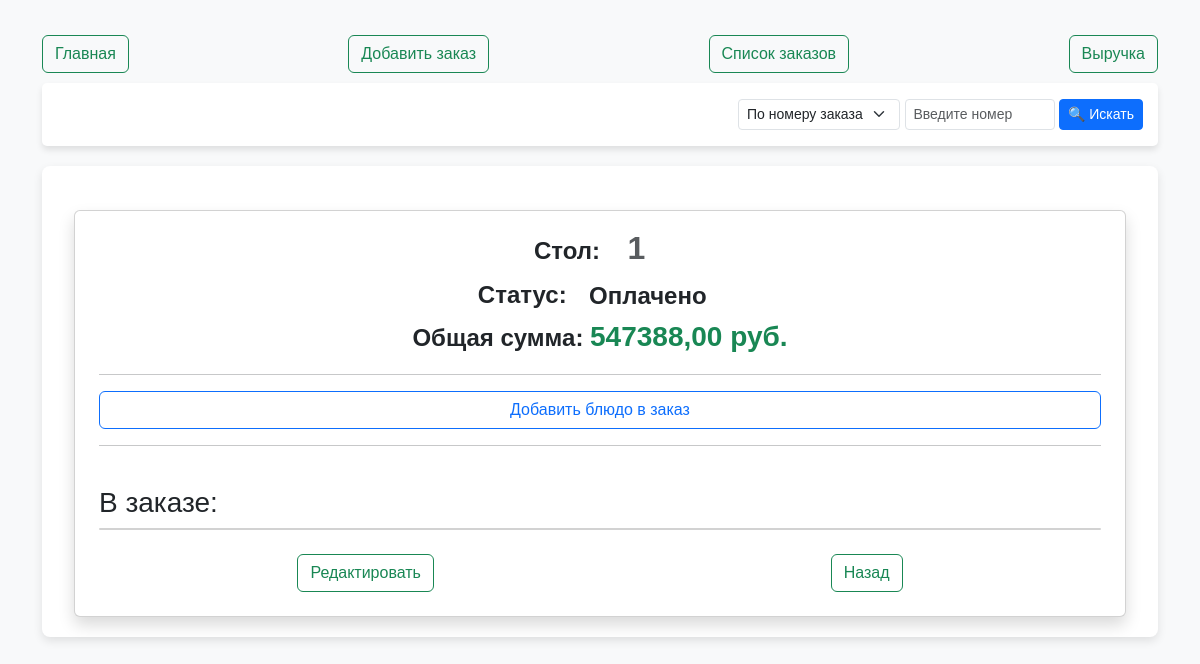
The app's page /25/ with its own data.
### order_service/models.py (models this page shows, shortened)
class Order(models.Model):
    table_number = models.IntegerField(
        verbose_name="Номер стола",
        validators=[MinValueValidator(1), MaxValueValidator(100)],
    )
    total_price = models.DecimalField(max_digits=10, decimal_places=2, default=0.00)
    status = models.CharField(
        max_length=10,
        choices=[
            ("pending", "В ожидании"),
            ("ready", "Готов"),
            ("paid", "Оплачено"),
        ],
        default="pending",
    )

### order_service/views.py (the view)
# urls.py: path("<int:pk>/", OrderDetailView.as_view(), name="order_detail"),
class OrderDetailView(DetailView):
    model = Order
    template_name = "orders/order_detail.html"

### order_service/templates/orders/order_detail.html (shortened to what this page needs)
{% extends 'main.html' %}
{% block content %}
  <div class="container mt-4">
    <div class="card p-4 shadow">
      <div class="container text-center mt-4">
        <p class="fs-4 mb-0">
          <strong>Стол:</strong> <span class="badge text-muted text-dark fs-2">{{ order.table_number }}</span>
        </p>
        <p class="fs-4 mb-0">
          <strong>Статус:</strong> <span class="badge text-dark fs-4">{{ order.get_status_display }}</span>
        </p>
        <p class="fs-4 mb-0">
          <strong>Общая сумма:</strong> <span class="fw-bold text-success fs-3">{{ order.total_price }} руб.</span>
        </p>
      </div>
      <hr />
      <button type="button" class="btn btn-outline-primary" data-bs-toggle="modal" data-bs-target="#formModal">Добавить блюдо в заказ</button>
      <hr />
      <h3 class="mt-4">В заказе:</h3>
      <ul class="list-group mb-4">
      </ul>
      <div class="card-detail">
        <a class="btn btn-outline-success" href="{% url 'order_update' order.pk %}">Редактировать</a>
        <a class="btn btn-outline-success" href="{% url 'order_list' %}">Назад</a>
      </div>
    </div>
  </div>
{% endblock %}

### order_service/templates/main.html (style rules this page uses)
body { background-color: #f8f9fa; font-family: Arial, sans-serif; color: #333; }
.container { margin-top: 30px; }

### order_service/templates/orders/order_detail.html (style rules this page uses)
.card-detail { display: flex; justify-content: space-around; }
.card.p-4.shadow { padding-top: 0 !important; }
.container.text-center.mt-4 { margin-top: 10px !important; }

### records on screen
Order: table_number "1", status "Оплачено", total_price "547388,00"
